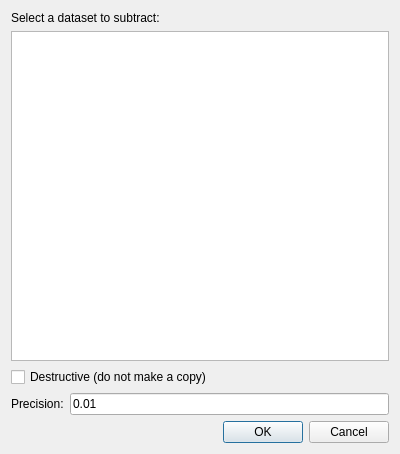
<?xml version="1.0" encoding="UTF-8"?>
<ui version="4.0">
 <class>Dialog</class>
 <widget class="QDialog" name="Dialog">
  <property name="geometry">
   <rect>
    <x>0</x>
    <y>0</y>
    <width>400</width>
    <height>454</height>
   </rect>
  </property>
  <property name="windowTitle">
   <string>Subtract</string>
  </property>
  <layout class="QVBoxLayout" name="verticalLayout">
   <item>
    <widget class="QLabel" name="titleLbl">
     <property name="text">
      <string>Select a dataset to subtract:</string>
     </property>
    </widget>
   </item>
   <item>
    <widget class="ItemListWidget" name="setList"/>
   </item>
   <item>
    <widget class="QCheckBox" name="destructBox">
     <property name="text">
      <string>Destructive (do not make a copy)</string>
     </property>
    </widget>
   </item>
   <item>
    <layout class="QHBoxLayout" name="horizontalLayout">
     <item>
      <widget class="QLabel" name="label">
       <property name="text">
        <string>Precision:</string>
       </property>
      </widget>
     </item>
     <item>
      <widget class="QLineEdit" name="precisionEdit">
       <property name="text">
        <string>0.01</string>
       </property>
      </widget>
     </item>
    </layout>
   </item>
   <item>
    <widget class="QDialogButtonBox" name="buttonBox">
     <property name="orientation">
      <enum>Qt::Horizontal</enum>
     </property>
     <property name="standardButtons">
      <set>QDialogButtonBox::Cancel|QDialogButtonBox::Ok</set>
     </property>
    </widget>
   </item>
  </layout>
 </widget>
 <customwidgets>
  <customwidget>
   <class>ItemListWidget</class>
   <extends>QListWidget</extends>
   <header>ufit.gui.itemlist</header>
  </customwidget>
 </customwidgets>
 <tabstops>
  <tabstop>setList</tabstop>
  <tabstop>destructBox</tabstop>
  <tabstop>precisionEdit</tabstop>
  <tabstop>buttonBox</tabstop>
 </tabstops>
 <resources/>
 <connections>
  <connection>
   <sender>buttonBox</sender>
   <signal>accepted()</signal>
   <receiver>Dialog</receiver>
   <slot>accept()</slot>
   <hints>
    <hint type="sourcelabel">
     <x>248</x>
     <y>254</y>
    </hint>
    <hint type="destinationlabel">
     <x>157</x>
     <y>274</y>
    </hint>
   </hints>
  </connection>
  <connection>
   <sender>buttonBox</sender>
   <signal>rejected()</signal>
   <receiver>Dialog</receiver>
   <slot>reject()</slot>
   <hints>
    <hint type="sourcelabel">
     <x>316</x>
     <y>260</y>
    </hint>
    <hint type="destinationlabel">
     <x>286</x>
     <y>274</y>
    </hint>
   </hints>
  </connection>
 </connections>
</ui>
